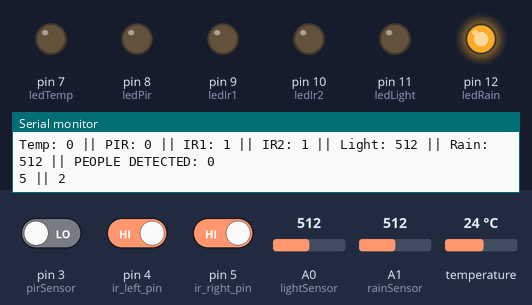
The sketch below on a simulated Arduino Uno, built with avr-gcc and run on an emulated ATmega328P. Parts: output pins drawn as LEDs (lit = HIGH), the last lines printed to the serial monitor. Inputs (shaded band) come from the test bench; at power-on: pin 4 (ir_left_pin) HIGH, temperature 24 °C, A0 (lightSensor) = 512, A1 (rainSensor) = 512, pin 3 (pirSensor) LOW, pin 5 (ir_right_pin) HIGH.

Above: at 1.2 s.
1.3 s: pin 4 (ir_left_pin) driven LOW
At 2.5 s:
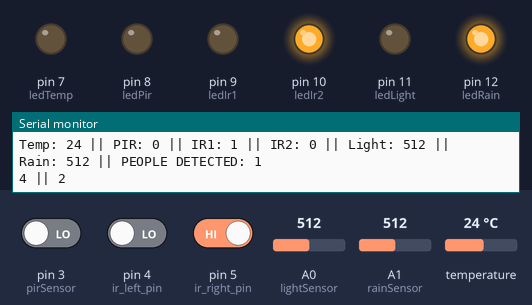
2.8 s: temperature set to 30 °C
4.3 s: temperature set to 33 °C
At 6.4 s:
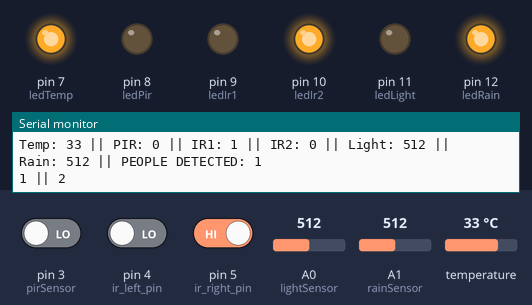
6.7 s: A0 (lightSensor) set to 682
8.2 s: A0 (lightSensor) set to 711
At 9.4 s:
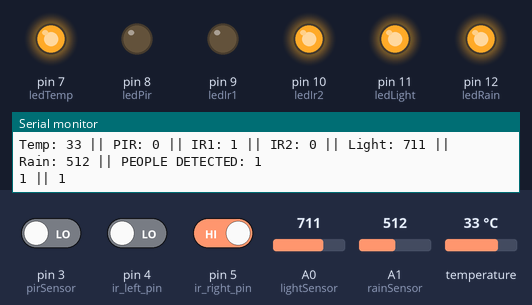
9.7 s: A1 (rainSensor) set to 689
11.2 s: A1 (rainSensor) set to 717
At 12.1 s:
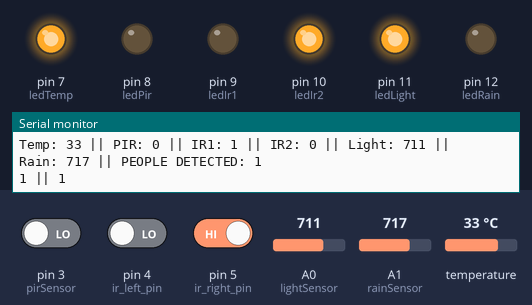
Timing chart, 0 to 13.7 s (numbered marks = the images above; inputs shaded):
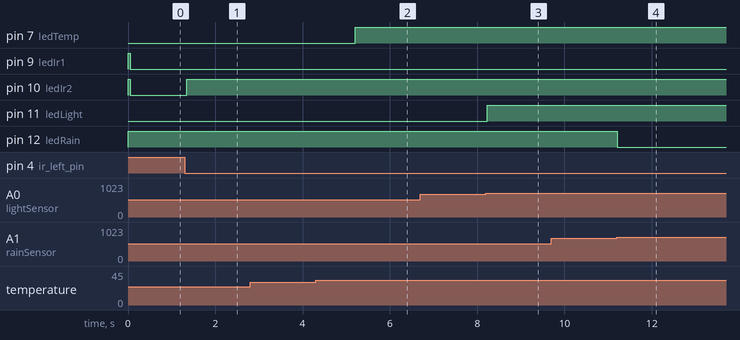

Measured:
- the behaviour switches between 31 and 32 °C on temperature (found by bisection; images 1 and 2)
- the behaviour switches between 699 and 700 on A0 (lightSensor) (found by bisection; images 2 and 3)
- the behaviour switches between 700 and 701 on A1 (rainSensor) (found by bisection; images 3 and 4)
- after the input at 1.3 s, pin 10 (ledIr2): LOW → HIGH at once
- after the input at 4.3 s, pin 7 (ledTemp): LOW → HIGH after 0.91 s
- after the input at 8.2 s, pin 11 (ledLight): LOW → HIGH at once
- after the input at 11.2 s, pin 12 (ledRain): HIGH → LOW at once

The sketch:

SmartUmbrella_MasJoV1.1.ino
```cpp
/*
//Progress 22/05/23
baru 2 sensor, PIR dan DHT11
//Progress 28/05/23

*/

#include <Adafruit_Sensor.h>
#include <DHT.h>
#include <DHT_U.h>

//DHT 11 SENSOR
#define DHTPIN 2        // Digital pin connected to the DHT sensor
#define DHTTYPE DHT11   //DHT11 sensor +-5% accuracy
//Make an object for DHT library
DHT_Unified dht(DHTPIN, DHTTYPE);
uint32_t delayMS;

// SENSOR PIN
#define pirSensor  3              //HIGH and LOW value of PIR sensor
// #define ir_right_pin  4
// #define ir_left_pin  5
#define lightSensor A0
#define rainSensor A1
// LED PIN
#define ledTemp 7
#define ledPir 8
#define ledIr1 9
#define ledIr2 10
#define ledLight 11
#define ledRain 12

#define ledPayung 6
#define ledLamp 13

#define DELAYTIMEOUT 1500

// Sensor State Variabel
int tempState = 0;              //Mendeteksi suhu
int pirState = 0;               //Mendeteksi orang

int lightState = 0;             //Mendeteksi cahaya
int rainState = 0;              //Mendeteksi hujan
int conditionStateP = 0;
int conditionStateL = 0;
char conditionStringP[30] = "-";
char conditionStringL[30] = "-";
//Variable
int tempValue = 0;
int pirValue = 0;
int irRightValue = 0;
int irLeftValue = 0;
int lightValue = 0;
int rainValue = 0;

//TIMING Variable
unsigned long currentTempTime = 0;
unsigned long prevTempTime = 0;
unsigned long currentPrintTime = 0;
unsigned long prevPrintTime = 0;
unsigned long currentReadTime = 0;
unsigned long prevReadTime = 0;
//unsigned long tm;
// //BIDIRECTIONAL Counting Variable
// int count = 0;
// int countState = 0;
int irRightState = 0;               //Mendeteksi obstacle 1 (kiri)
int irLeftState = 0;                //Mendeteksi obstacle 2 (kanan)
// int irRightStateLast = -1;
// int irLeftStateLast = -1;
// int inCounter = 0;
// int outCounter = 0;
// bool bWalkIn = false;
// bool bWalkOut = false;


//-----------IR SENSOR-------------//
#define DELAY_TIMEOUT 1500

int ir_right_pin = 5;
int ir_left_pin = 4;
int ir_right_state = 0;
int ir_left_state  = 0;
int ir_right_state_last = -1;
int ir_left_state_last  = -1;
int in_counter = 0;
int out_counter = 0;
bool bWalkIn = false;
bool bWalkOut = false;
unsigned long tm;
int people_detected = 0;
//-------------------------------//

void setup() {
  //Initiate the serial monitor
  Serial.begin(9600);
  // Initialize Sensor PIN
  //PIN DHT11 diinitialize dengan library   //PIN 2
  pinMode(pirSensor, INPUT);                //PIN 3
  pinMode(ir_right_pin, INPUT);                //PIN 4
  pinMode(ir_left_pin, INPUT);                //PIN 5
  pinMode(lightSensor, INPUT);              //PIN A0
  pinMode(rainSensor, INPUT);               //PIN A1
  //LED INdicator
  pinMode(ledTemp, OUTPUT);
  pinMode(ledPir, OUTPUT);
  pinMode(ledIr1, OUTPUT);
  pinMode(ledIr2, OUTPUT);
  pinMode(ledLight, OUTPUT);
  pinMode(ledRain, OUTPUT);


  //Inititate DHT sensor
  dht.begin();
  sensor_t sensor;
  dht.temperature().getSensor(&sensor);
  delayMS = sensor.min_delay / 1000;
}

void sensorReading(){
  // DHT11
  currentTempTime = millis();
  if(currentTempTime - prevTempTime >= 1000){
    sensors_event_t event;
    dht.temperature().getEvent(&event);
    tempValue = event.temperature;     // Reading the environment temperature

    prevTempTime = currentTempTime;
  }
  currentReadTime = millis();
  if(currentReadTime - prevReadTime >= 50){
  // PIR
  pirValue = digitalRead(pirSensor); // Reading the presence of human infrared
  // // IR1
  irRightValue = digitalRead(ir_right_pin);
  // // IR2
  irLeftValue = digitalRead(ir_left_pin);
  // LDR
  lightValue = analogRead(lightSensor);
  // RAIN
  rainValue = analogRead(rainSensor);

  //FOR BIDIRECTIONAL ALGORITHM
  ir_right_state = digitalRead( ir_right_pin );
  ir_left_state =  digitalRead( ir_left_pin );

  prevReadTime = currentReadTime;
  }
}

void stateAndLamp(){
  //DHT
  if(tempValue >= 32){
    tempState = 1;
    digitalWrite(ledTemp, HIGH);
  }
  else{
    tempState = 0;
    digitalWrite(ledTemp, LOW);
  }

  //PIR
  if(pirValue == 1){
    pirState = 0;
    digitalWrite(ledPir, HIGH);
  }
  else{
    pirState = 1;
    digitalWrite(ledPir, LOW);
  }

  //IR 1
  if(irRightValue == 0){
    irRightState = 0;
    digitalWrite(ledIr1, HIGH);
  }
  else{
    irRightState = 1;
    digitalWrite(ledIr1, LOW);
  }

  //IR 2
  if(irLeftValue == 0){
    irLeftState = 1;
    digitalWrite(ledIr2, HIGH);
  }
  else{
    irRightState = 0;
    digitalWrite(ledIr2, LOW);
  }

  // LDR
  if(lightValue >= 700){
    lightState = 1;
    digitalWrite(ledLight, HIGH);
  }
  else{
    lightState = 0;
    digitalWrite(ledLight, LOW);
  }

  // RAIN
  if(rainValue <= 700){
    rainState = 1;
    digitalWrite(ledRain, HIGH);
  }
  else{
    rainState = 0;
    digitalWrite(ledRain, LOW);
  }
}
void monitor(){
  Serial.print("Temp: "); Serial.print(tempValue);Serial.print(" || ");
  Serial.print("PIR: "); Serial.print(pirValue);Serial.print(" || ");
  Serial.print("IR1: "); Serial.print(irRightValue);Serial.print(" || ");
  Serial.print("IR2: "); Serial.print(irLeftValue);Serial.print(" || ");
  Serial.print("Light: "); Serial.print(lightValue);Serial.print(" || ");
  Serial.print("Rain: "); Serial.print(rainValue);Serial.print(" || ");
  Serial.print("PEOPLE DETECTED: "); Serial.println(people_detected);
  Serial.print(conditionStateP);Serial.print(" || "); Serial.println(conditionStateL);
  // Serial.print("IN COUNTER: "); Serial.print(in_counter);Serial.print(" || ");
  // Serial.print("OUT COUNTER: "); Serial.print(out_counter);Serial.println("");
}


void checkWalkIn(){
  if( ir_right_state != ir_right_state_last ){
    ir_right_state_last = ir_right_state;
    if( (bWalkIn == false) && ( ir_right_state == LOW ) ){
      bWalkIn = true;
      tm = millis();
    }
  }
  if( (millis() - tm) > DELAY_TIMEOUT ){
    bWalkIn = false;
  }
  if( bWalkIn && (ir_left_state == LOW) && (ir_right_state == HIGH) ){
    bWalkIn = false;
    in_counter++;
    Serial.print("in_counter: "); Serial.println(in_counter);
  }
}

void checkWalkOUT(){
  if( ir_left_state != ir_left_state_last ){
    ir_left_state_last = ir_left_state;
    if( (bWalkOut == false) && ( ir_left_state == LOW ) ){
      bWalkOut = true;
      tm = millis();
    }
  }
  if( (millis() - tm) > DELAY_TIMEOUT ){
    bWalkOut = false;
  }
  if( bWalkOut && (ir_right_state == LOW) && (ir_left_state == HIGH) ){
    bWalkOut = false;
    out_counter++;
    Serial.print("out_counter: ");Serial.println(out_counter);
  }
}

void peopleCounter(){
  checkWalkIn();
  checkWalkOUT();
  people_detected = in_counter - out_counter;
  if(people_detected < 0){
    people_detected = 0;
  }
}

void condition(){
  if(people_detected > 0 && tempState == 1){
    digitalWrite(ledPayung, HIGH);
    conditionStateP  = 1;
    // Serial.print("ORANG + TEMP");
    // conditionStringP = "ORANG + TEMP";
  }
  else if(people_detected > 0 && rainValue <= 300){
    digitalWrite(ledPayung, 255);
    conditionStateP  = 2;
    //conditionStringP = "ORANG + DERAS";
    // Serial.print("ORANG + DERAS");
  }
  else if(people_detected > 0 && rainValue > 300 && rainValue <500){
    digitalWrite(ledPayung, 180);
    conditionStateP  = 3;
    //conditionStringP = "ORANG + SEDANG";
    // Serial.print("ORANG + SEDANG");
  }
  else if(people_detected > 0 && rainValue >= 500 && rainValue <=700){
    digitalWrite(ledPayung, 100);
    conditionStateP = 4;
    //conditionStringP = "ORANG + RINGAN";
    // Serial.print("ORANG + RINGAN");
  }
  else{
    digitalWrite(ledPayung, 0);
    conditionStateP = 5;
    //conditionStringP = "TAK ADA ORANG + TIDAK HUJAN / TIDAK PANAS";
    // Serial.print("TAK ADA ORANG + TIDAK HUJAN / TIDAK PANAS");
  }

  if(people_detected > 0 && lightState == 1){
    digitalWrite(ledLamp, HIGH);
     conditionStateL = 1;
     //conditionStringL = "ORANG + GELAP";
    // Serial.print(" || "); Serial.println("ORANG + GELAP");
  }
  else{
    digitalWrite(ledLamp, LOW);
    conditionStateL = 2;
    //conditionStringL = "TAK ADA ORANG + TERANG";
    // Serial.print(" || "); Serial.println("TAK ADA ORANG + TERANG");
  }
}


void loop() {
  sensorReading();
  stateAndLamp();
  currentPrintTime = millis();
  if(currentPrintTime - prevPrintTime >= 950){
    monitor();
    prevPrintTime = currentPrintTime;
  }
  peopleCounter();
  condition();
  delay(50);
}
```
